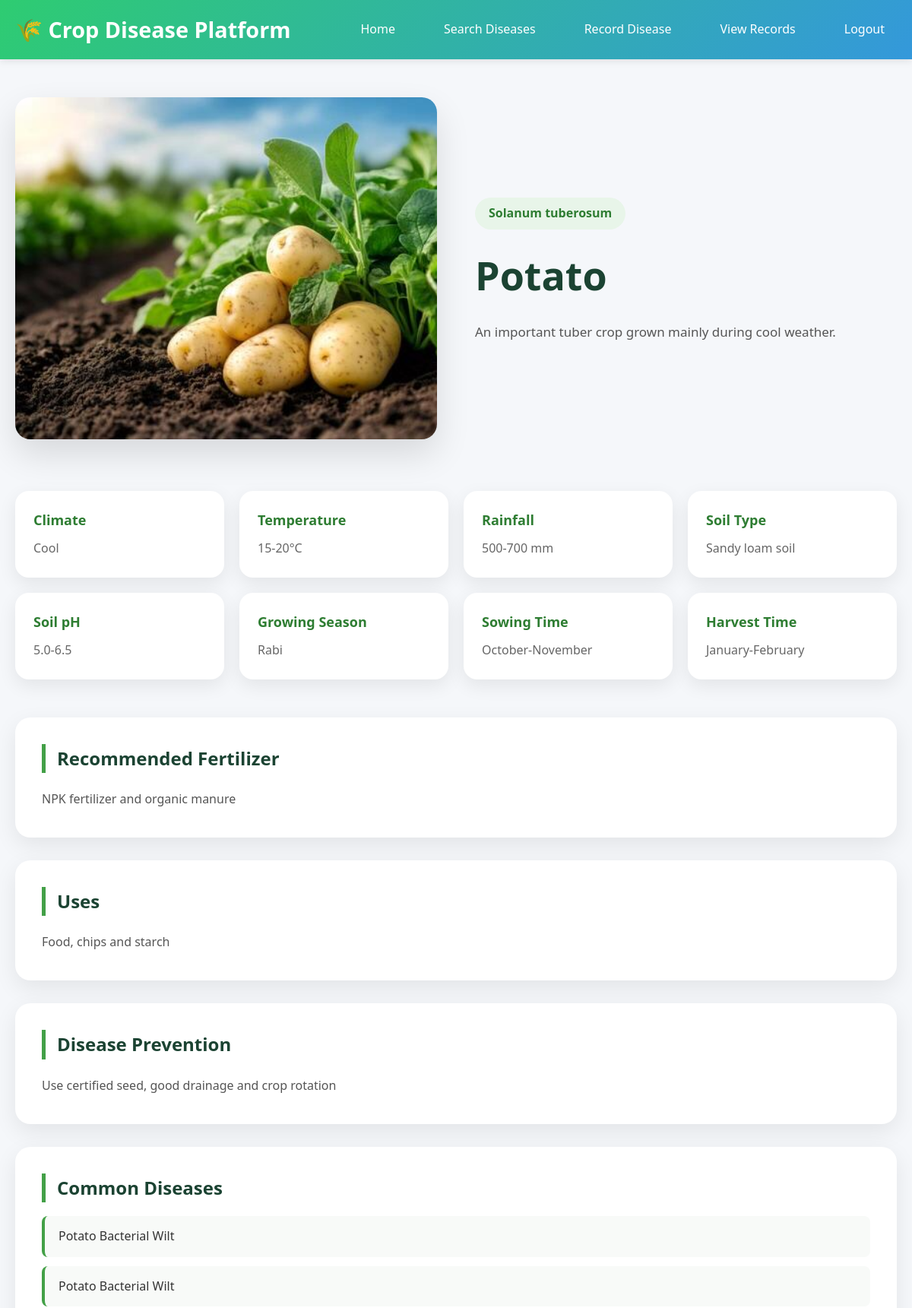
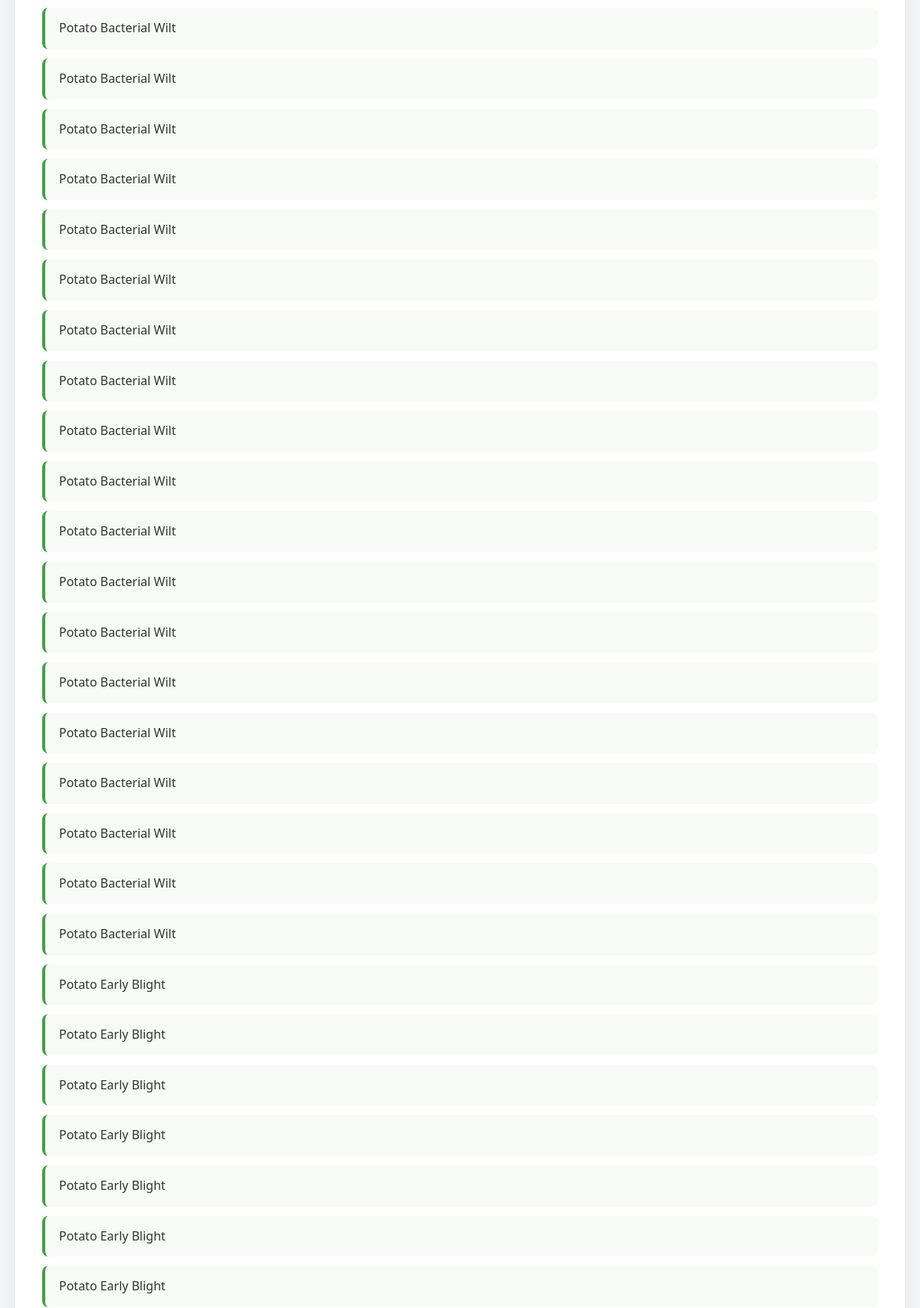
The page /crop/5 (signed in, upper part) on the database its author committed (2 pictures, top to bottom).
### tables this page shows
CREATE TABLE crops (
        id INTEGER PRIMARY KEY AUTOINCREMENT,
        name TEXT UNIQUE NOT NULL,
        description TEXT,
        scientific_name TEXT,
        climate TEXT,
        temperature TEXT,
        rainfall TEXT,
        soil TEXT,
        soil_ph TEXT,
        season TEXT,
        sowing_time TEXT,
        harvesting_time TEXT,
        fertilizer TEXT,
        uses TEXT,
        prevention TEXT
    );

CREATE TABLE diseases (
        id INTEGER PRIMARY KEY AUTOINCREMENT,
        crop_id INTEGER,
        name TEXT,
        symptoms TEXT,
        cause TEXT,
        treatment TEXT,
        prevention TEXT,
        severity TEXT
    );

### app.py (the view)
@app.route("/crop/<int:crop_id>")
def crop_details(crop_id):
    conn = get_db()
    crop = conn.execute("""
        SELECT
            name,
            description,
            scientific_name,
            climate,
            temperature,
            rainfall,
            soil,
            soil_ph,
            season,
            sowing_time,
            harvesting_time,
            fertilizer,
            uses,
            prevention
        FROM crops
        WHERE id = ?
    """, (crop_id,)).fetchone()
    diseases = conn.execute("""
        SELECT name
        FROM diseases
        WHERE crop_id = ?
        ORDER BY name
    """, (crop_id,)).fetchall()
    conn.close()
    if not crop:
        return "Crop not found", 404
    return render_template(
        "crop_details.html",
        crop=crop,
        diseases=diseases
    )

### app.py (called while the page is built)
def get_db():
    conn = sqlite3.connect(app.config["DATABASE"])
    conn.row_factory = sqlite3.Row
    return conn

@app.before_request
def auth():
    if request.endpoint not in ["login", "register", "static"] and "user_id" not in session:
        return redirect(url_for("login"))

### templates/crop_details.html (shortened to what this page needs)
{% extends "base.html" %}
{% block content %}
<section class="crop-page">
    <div class="crop-hero">
        <div class="crop-detail-image">
            {% if crop[0] == "Rice" %}
                <img src="{{ url_for('static', filename='images/crops/rice.jpg') }}">
            {% elif crop[0] == "Wheat" %}
                <img src="{{ url_for('static', filename='images/crops/wheat.jpg') }}">
            {% elif crop[0] == "Tomato" %}
                <img src="{{ url_for('static', filename='images/crops/tomato.jpg') }}">
            {% elif crop[0] == "Potato" %}
                <img src="{{ url_for('static', filename='images/crops/potato.jpg') }}">
            {% elif crop[0] == "Maize" %}
                <img src="{{ url_for('static', filename='images/crops/maize.jpg') }}">
            {% endif %}
        </div>
        <div class="crop-content">
            <span class="crop-tag">
                {{ crop[2] }}
            </span>
            <h1>{{ crop[0] }}</h1>
            <p>
                {{ crop[1] }}
            </p>
        </div>
    </div>
    <div class="info-grid">
        <div class="info-box">
            <h3>Climate</h3>
            <p>{{ crop[3] }}</p>
        </div>
        <div class="info-box">
            <h3>Temperature</h3>
            <p>{{ crop[4] }}</p>
        </div>
        <div class="info-box">
            <h3>Rainfall</h3>
            <p>{{ crop[5] }}</p>
        </div>
        <div class="info-box">
            <h3>Soil Type</h3>
            <p>{{ crop[6] }}</p>
        </div>
        <div class="info-box">
            <h3>Soil pH</h3>
            <p>{{ crop[7] }}</p>
        </div>
        <div class="info-box">
            <h3>Growing Season</h3>
            <p>{{ crop[8] }}</p>
        </div>
        <div class="info-box">
            <h3>Sowing Time</h3>
            <p>{{ crop[9] }}</p>
        </div>
        <div class="info-box">
            <h3>Harvest Time</h3>
            <p>{{ crop[10] }}</p>
        </div>
    </div>
    <div class="content-card">
        <h2>Recommended Fertilizer</h2>
        <p>{{ crop[11] }}</p>
    </div>
    <div class="content-card">
        <h2>Uses</h2>
        <p>{{ crop[12] }}</p>
    </div>
    <div class="content-card">
        <h2>Disease Prevention</h2>
        <p>{{ crop[13] }}</p>
    </div>
    <div class="content-card">
        <h2>Common Diseases</h2>
        {% if diseases %}
        <ul class="disease-list">
            {% for disease in diseases %}
            <li>{{ disease[0] }}</li>
            {% endfor %}
        </ul>
        {% else %}
        <p>No diseases available.</p>
        {% endif %}
    </div>
</section>
{% endblock %}

### static/css/style.css (style rules this page uses)
* { margin: 0; padding: 0; box-sizing: border-box; }
:root { --primary-color: #2ecc71; --secondary-color: #3498db; --danger-color: #e74c3c; --warning-color: #f39c12; --dark-color: #2c3e50; --light-color: #ecf0f1; --border-radius: 8px; --transition: all 0.3s ease; }
body { font-family: 'Segoe UI', Tahoma, Geneva, Verdana, sans-serif; line-height: 1.6; color: #333; background-color: #f5f7fa; }
.crop-page { max-width:1200px; margin:50px auto; }
.crop-hero { display:grid; grid-template-columns:1fr 1fr; gap:50px; align-items:center; margin-bottom:60px; }
.crop-detail-image img { width:100%; height:450px; object-fit:cover; border-radius:20px; box-shadow:0 20px 45px rgba(0,0,0,.12); }
.crop-tag { display:inline-block; padding:8px 18px; background:#E8F5E9; color:#2E7D32; border-radius:50px; font-weight:600; margin-bottom:18px; }
.crop-content h1 { font-size:52px; color:#1b4332; margin-bottom:18px; }
.crop-content p { color:#555; line-height:1.9; font-size:17px; }
.info-grid { display:grid; grid-template-columns:repeat(4,1fr); gap:20px; margin-bottom:50px; }
.info-box { background:white; border-radius:18px; padding:24px; box-shadow:0 8px 25px rgba(0,0,0,.08); transition:.3s; }
.info-box h3 { color:#2E7D32; margin-bottom:10px; font-size:18px; }
.info-box p { color:#666; line-height:1.7; }
.content-card { background:white; border-radius:20px; padding:35px; margin-bottom:30px; box-shadow:0 10px 30px rgba(0,0,0,.08); }
.content-card h2 { color:#1b4332; margin-bottom:18px; border-left:5px solid #43A047; padding-left:15px; }
.content-card p { color:#555; line-height:2; text-align:justify; }
.disease-list { list-style:none; padding:0; }
.disease-list li { padding:14px 18px; margin-bottom:12px; background:#f8faf8; border-left:4px solid #43A047; border-radius:8px; font-size:16px; }

### rows shown on the page
crops: scientific_name "Solanum tuberosum", name "Potato", description "An important tuber crop grown mainly during cool weather.", climate "Cool", temperature "15-20°C", rainfall "500-700 mm", soil "Sandy loam soil", soil_ph "5.0-6.5", season "Rabi", sowing_time "October-November", harvesting_time "January-February", fertilizer "NPK fertilizer and organic manure", uses "Food, chips and starch", prevention "Use certified seed, good drainage and crop rotation"
diseases: name "Potato Bacterial Wilt"
diseases: name "Potato Bacterial Wilt"
diseases: name "Potato Bacterial Wilt"
diseases: name "Potato Bacterial Wilt"
diseases: name "Potato Bacterial Wilt"
diseases: name "Potato Bacterial Wilt"
diseases: name "Potato Bacterial Wilt"
diseases: name "Potato Bacterial Wilt"
diseases: name "Potato Bacterial Wilt"
diseases: name "Potato Bacterial Wilt"
diseases: name "Potato Bacterial Wilt"
diseases: name "Potato Bacterial Wilt"
diseases: name "Potato Bacterial Wilt"
diseases: name "Potato Bacterial Wilt"
diseases: name "Potato Bacterial Wilt"
diseases: name "Potato Bacterial Wilt"
diseases: name "Potato Bacterial Wilt"
diseases: name "Potato Bacterial Wilt"
diseases: name "Potato Bacterial Wilt"
diseases: name "Potato Bacterial Wilt"
diseases: name "Potato Bacterial Wilt"
diseases: name "Potato Early Blight"
diseases: name "Potato Early Blight"
diseases: name "Potato Early Blight"
diseases: name "Potato Early Blight"
diseases: name "Potato Early Blight"
diseases: name "Potato Early Blight"
diseases: name "Potato Early Blight"
